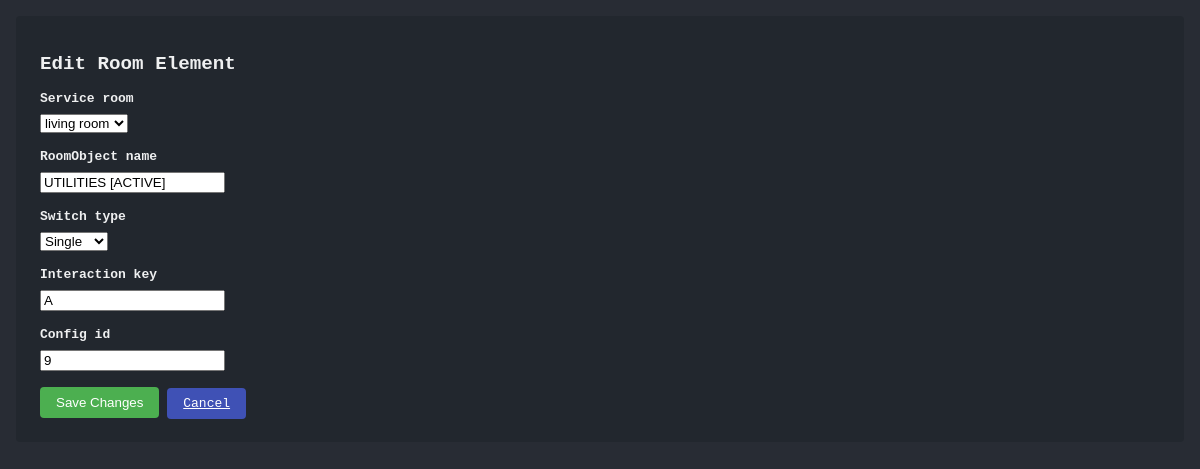
The app's page /posts/4/edit/ (signed in) with its own data.
### client/models.py (models this page shows, shortened)
class RoomObjectIdentifiers(models.Model):
    service_room = models.CharField(
            max_length=20,
            choices = room_id_tags,
            default = '1'
        )
    switch_type = models.CharField(
            max_length=20,
            choices = alternatives,
            default = '1'
        )
    id = models.IntegerField(primary_key=True, editable=True)
    room_operator = models.ForeignKey(User, on_delete= models.CASCADE)
    roomObject_name = models.CharField(max_length=200, unique=True)
    interaction_count = models.IntegerField(default=0, editable=True)
    interaction_key = models.CharField(max_length=100, blank=True)                        # non-editable key similar to Schar included for added security
    pinned_room_object = models.BooleanField(default=False)
    room_marker = models.IntegerField(default=0, editable=True)     # to arranged room cards in the order of the values in a descending order
    guest = models.BooleanField(default=True)
    color = models.CharField(default='#fffff', max_length=20)
    config_id = models.IntegerField(default=8, editable=True)
    class Meta:
        ordering = ['-room_marker']

### client/views.py (the view)
# urls.py: path('posts/<int:pk>/edit/', views.edit_control, name='edit_post'),
@login_required
def edit_control(request, pk):
    node = get_object_or_404(RoomObjectIdentifiers, pk=pk)
    if request.method == 'POST':
        form = RoomObjectForm(request.POST, request.FILES, instance=node)
        if form.is_valid():
            form.save()
            return redirect('home')
    else:
        form = RoomObjectForm(instance=node)
    return render(request, 'edit_control.html', {'form': form, 'node': node})

### client/forms.py
class RoomObjectForm(forms.ModelForm):
    class Meta:
        model = RoomObjectIdentifiers
        fields = ['service_room', 'roomObject_name', 'switch_type', 'interaction_key','config_id']
        exclude = ['room_operator']

### templates/edit_control.html (shortened to what this page needs)
{% load static %}
<!DOCTYPE html>
<html lang="en">
<head>
    <link rel="stylesheet" href="{% static 'client/css/element-form.css' %}">  </head>
<body>
    <div class="container">
        <h1>Edit Room Element</h1>
        <form method="post">
            <div class="form-group">
                <label for="id_service_room">{{ form.service_room.label }}</label>
                {{ form.service_room }}
            </div>
            <div class="form-group">
                <label for="id_roomObject_name">{{ form.roomObject_name.label }}</label>
                {{ form.roomObject_name }}
            </div>
            <div class="form-group">
                <label for="id_switch_type">{{ form.switch_type.label }}</label>
                {{ form.switch_type }}
            </div>
            <div class="form-group">
                <label for="id_interaction_key">{{ form.interaction_key.label }}</label>
                {{ form.interaction_key }}
            </div>
            <div class="form-group">
                <label for="id_config_id">{{ form.config_id.label }}</label>
                {{ form.config_id }}
            </div>
            <button type="submit" class="btn btn-primary">Save Changes</button>
            <a href="{% url 'home' %}" class="btn btn-secondary">Cancel</a>
        </form>
    </div>
</body>
</html>

### staticfiles/client/css/element-form.css (style rules this page uses)
body { background-color: #282c34; color: #eff0f1; font-family: monospace; padding: 1rem; margin: 0; }
.container { background-color: #22272e; padding: 1.5rem; border-radius: 4px; color: #eff0f1; }
h1 { font-size: 1.2rem; margin-bottom: 1rem; }
.form-group { margin-bottom: 1rem; }
.form-group label { display: block; font-weight: bold; margin-bottom: 0.5rem; }
.btn { padding: 0.5rem 1rem; border: none; border-radius: 4px; cursor: pointer; }
.btn-primary { background-color: #4CAF50; color: white; }
.btn-secondary { background-color: #3f51b5; color: white; }

### records on screen
RoomObjectIdentifiers: service_room "living room", roomObject_name "UTILITIES [ACTIVE]", switch_type "Single", interaction_key "A", config_id "9"
